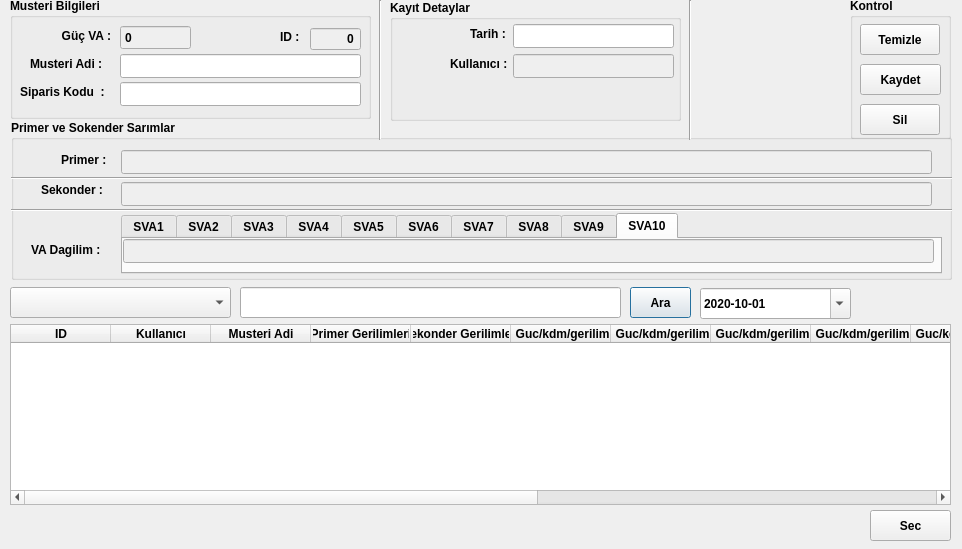
<?xml version="1.0" encoding="UTF-8"?>
<ui version="4.0">
 <class>Dialog</class>
 <widget class="QDialog" name="Dialog">
  <property name="geometry">
   <rect>
    <x>0</x>
    <y>0</y>
    <width>962</width>
    <height>549</height>
   </rect>
  </property>
  <property name="font">
   <font>
    <weight>75</weight>
    <bold>true</bold>
   </font>
  </property>
  <property name="windowTitle">
   <string>Recete Secim Sayfası</string>
  </property>
  <property name="windowIcon">
   <iconset>
    <normaloff>:/C:/Users/YBEKTAS/Desktop/Python/Projeler/Transformator_Calculate/software/source/staticfiles/icons/repport.png</normaloff>:/C:/Users/YBEKTAS/Desktop/Python/Projeler/Transformator_Calculate/software/source/staticfiles/icons/repport.png</iconset>
  </property>
  <widget class="QGroupBox" name="groupBox_3">
   <property name="geometry">
    <rect>
     <x>11</x>
     <y>120</y>
     <width>941</width>
     <height>160</height>
    </rect>
   </property>
   <property name="title">
    <string>Primer ve Sokender Sarımlar</string>
   </property>
   <widget class="QTabWidget" name="tabWidget_2">
    <property name="geometry">
     <rect>
      <x>110</x>
      <y>93</y>
      <width>821</width>
      <height>61</height>
     </rect>
    </property>
    <property name="palette">
     <palette>
      <active>
       <colorrole role="Base">
        <brush brushstyle="SolidPattern">
         <color alpha="255">
          <red>239</red>
          <green>239</green>
          <blue>239</blue>
         </color>
        </brush>
       </colorrole>
      </active>
      <inactive>
       <colorrole role="Base">
        <brush brushstyle="SolidPattern">
         <color alpha="255">
          <red>239</red>
          <green>239</green>
          <blue>239</blue>
         </color>
        </brush>
       </colorrole>
      </inactive>
      <disabled>
       <colorrole role="Base">
        <brush brushstyle="SolidPattern">
         <color alpha="255">
          <red>239</red>
          <green>239</green>
          <blue>239</blue>
         </color>
        </brush>
       </colorrole>
      </disabled>
     </palette>
    </property>
    <property name="currentIndex">
     <number>9</number>
    </property>
    <widget class="QWidget" name="tab_3">
     <attribute name="title">
      <string>SVA1</string>
     </attribute>
     <widget class="QLineEdit" name="lineEdit_sva1">
      <property name="enabled">
       <bool>false</bool>
      </property>
      <property name="geometry">
       <rect>
        <x>0</x>
        <y>0</y>
        <width>811</width>
        <height>24</height>
       </rect>
      </property>
     </widget>
    </widget>
    <widget class="QWidget" name="tab_4">
     <attribute name="title">
      <string>SVA2</string>
     </attribute>
     <widget class="QLineEdit" name="lineEdit_sva2">
      <property name="enabled">
       <bool>false</bool>
      </property>
      <property name="geometry">
       <rect>
        <x>0</x>
        <y>0</y>
        <width>811</width>
        <height>24</height>
       </rect>
      </property>
     </widget>
    </widget>
    <widget class="QWidget" name="tab_5">
     <attribute name="title">
      <string>SVA3</string>
     </attribute>
     <widget class="QLineEdit" name="lineEdit_sva3">
      <property name="enabled">
       <bool>false</bool>
      </property>
      <property name="geometry">
       <rect>
        <x>0</x>
        <y>0</y>
        <width>811</width>
        <height>24</height>
       </rect>
      </property>
     </widget>
    </widget>
    <widget class="QWidget" name="tab_6">
     <attribute name="title">
      <string>SVA4</string>
     </attribute>
     <widget class="QLineEdit" name="lineEdit_sva4">
      <property name="enabled">
       <bool>false</bool>
      </property>
      <property name="geometry">
       <rect>
        <x>0</x>
        <y>0</y>
        <width>811</width>
        <height>24</height>
       </rect>
      </property>
     </widget>
    </widget>
    <widget class="QWidget" name="tab_7">
     <attribute name="title">
      <string>SVA5</string>
     </attribute>
     <widget class="QLineEdit" name="lineEdit_sva5">
      <property name="enabled">
       <bool>false</bool>
      </property>
      <property name="geometry">
       <rect>
        <x>0</x>
        <y>0</y>
        <width>811</width>
        <height>24</height>
       </rect>
      </property>
     </widget>
    </widget>
    <widget class="QWidget" name="tab_8">
     <attribute name="title">
      <string>SVA6</string>
     </attribute>
     <widget class="QLineEdit" name="lineEdit_sva6">
      <property name="enabled">
       <bool>false</bool>
      </property>
      <property name="geometry">
       <rect>
        <x>0</x>
        <y>0</y>
        <width>811</width>
        <height>24</height>
       </rect>
      </property>
     </widget>
    </widget>
    <widget class="QWidget" name="tab_9">
     <attribute name="title">
      <string>SVA7</string>
     </attribute>
     <widget class="QLineEdit" name="lineEdit_sva7">
      <property name="enabled">
       <bool>false</bool>
      </property>
      <property name="geometry">
       <rect>
        <x>0</x>
        <y>0</y>
        <width>811</width>
        <height>24</height>
       </rect>
      </property>
     </widget>
    </widget>
    <widget class="QWidget" name="tab_10">
     <attribute name="title">
      <string>SVA8</string>
     </attribute>
     <widget class="QLineEdit" name="lineEdit_sva8">
      <property name="enabled">
       <bool>false</bool>
      </property>
      <property name="geometry">
       <rect>
        <x>0</x>
        <y>0</y>
        <width>811</width>
        <height>24</height>
       </rect>
      </property>
     </widget>
    </widget>
    <widget class="QWidget" name="tab_11">
     <attribute name="title">
      <string>SVA9</string>
     </attribute>
     <widget class="QLineEdit" name="lineEdit_sva9">
      <property name="enabled">
       <bool>false</bool>
      </property>
      <property name="geometry">
       <rect>
        <x>0</x>
        <y>0</y>
        <width>811</width>
        <height>24</height>
       </rect>
      </property>
     </widget>
    </widget>
    <widget class="QWidget" name="tab_12">
     <attribute name="title">
      <string>SVA10</string>
     </attribute>
     <widget class="QLineEdit" name="lineEdit_sva10">
      <property name="enabled">
       <bool>false</bool>
      </property>
      <property name="geometry">
       <rect>
        <x>0</x>
        <y>0</y>
        <width>811</width>
        <height>24</height>
       </rect>
      </property>
     </widget>
    </widget>
   </widget>
   <widget class="Line" name="line_3">
    <property name="geometry">
     <rect>
      <x>-3</x>
      <y>48</y>
      <width>951</width>
      <height>20</height>
     </rect>
    </property>
    <property name="orientation">
     <enum>Qt::Horizontal</enum>
    </property>
   </widget>
   <widget class="Line" name="line_4">
    <property name="geometry">
     <rect>
      <x>0</x>
      <y>80</y>
      <width>951</width>
      <height>20</height>
     </rect>
    </property>
    <property name="orientation">
     <enum>Qt::Horizontal</enum>
    </property>
   </widget>
   <widget class="QLineEdit" name="lineEdit_primer">
    <property name="enabled">
     <bool>false</bool>
    </property>
    <property name="geometry">
     <rect>
      <x>110</x>
      <y>30</y>
      <width>811</width>
      <height>24</height>
     </rect>
    </property>
   </widget>
   <widget class="QLabel" name="label_3">
    <property name="geometry">
     <rect>
      <x>50</x>
      <y>30</y>
      <width>61</width>
      <height>20</height>
     </rect>
    </property>
    <property name="text">
     <string>Primer : </string>
    </property>
   </widget>
   <widget class="QLabel" name="label_4">
    <property name="geometry">
     <rect>
      <x>30</x>
      <y>60</y>
      <width>81</width>
      <height>20</height>
     </rect>
    </property>
    <property name="text">
     <string>Sekonder : </string>
    </property>
   </widget>
   <widget class="QLabel" name="label_8">
    <property name="geometry">
     <rect>
      <x>20</x>
      <y>120</y>
      <width>91</width>
      <height>20</height>
     </rect>
    </property>
    <property name="text">
     <string>VA Dagilim :</string>
    </property>
   </widget>
   <widget class="QLineEdit" name="lineEdit_sekonder">
    <property name="enabled">
     <bool>false</bool>
    </property>
    <property name="geometry">
     <rect>
      <x>110</x>
      <y>62</y>
      <width>811</width>
      <height>24</height>
     </rect>
    </property>
   </widget>
  </widget>
  <widget class="QTableWidget" name="tableWidget">
   <property name="geometry">
    <rect>
     <x>10</x>
     <y>324</y>
     <width>941</width>
     <height>181</height>
    </rect>
   </property>
   <column>
    <property name="text">
     <string>ID</string>
    </property>
   </column>
   <column>
    <property name="text">
     <string>Kullanıcı</string>
    </property>
   </column>
   <column>
    <property name="text">
     <string>Musteri Adi</string>
    </property>
   </column>
   <column>
    <property name="text">
     <string>Primer Gerilimleri</string>
    </property>
   </column>
   <column>
    <property name="text">
     <string>Sekonder Gerilimleri</string>
    </property>
   </column>
   <column>
    <property name="text">
     <string>S1 Guc/kdm/gerilimler</string>
    </property>
   </column>
   <column>
    <property name="text">
     <string>S2 Guc/kdm/gerilimler</string>
    </property>
   </column>
   <column>
    <property name="text">
     <string>S3 Guc/kdm/gerilimler</string>
    </property>
   </column>
   <column>
    <property name="text">
     <string>S4 Guc/kdm/gerilimler</string>
    </property>
   </column>
   <column>
    <property name="text">
     <string>S5 Guc/kdm/gerilimler</string>
    </property>
   </column>
   <column>
    <property name="text">
     <string>S6 Guc/kdm/gerilimler</string>
    </property>
   </column>
   <column>
    <property name="text">
     <string>S7 Guc/kdm/gerilimler</string>
    </property>
   </column>
   <column>
    <property name="text">
     <string>S8 Guc/kdm/gerilimler</string>
    </property>
   </column>
   <column>
    <property name="text">
     <string>S9 Guc/kdm/gerilimler</string>
    </property>
   </column>
   <column>
    <property name="text">
     <string>S10 Guc/kdm/gerilimler</string>
    </property>
   </column>
   <column>
    <property name="text">
     <string>Tarih</string>
    </property>
   </column>
  </widget>
  <widget class="QGroupBox" name="groupBox">
   <property name="geometry">
    <rect>
     <x>10</x>
     <y>-2</y>
     <width>361</width>
     <height>121</height>
    </rect>
   </property>
   <property name="title">
    <string>Musteri Bilgileri</string>
   </property>
   <widget class="QLabel" name="label_56">
    <property name="geometry">
     <rect>
      <x>270</x>
      <y>29</y>
      <width>31</width>
      <height>20</height>
     </rect>
    </property>
    <property name="text">
     <string>ID :</string>
    </property>
   </widget>
   <widget class="QDoubleSpinBox" name="doubleSpinBox_ID">
    <property name="enabled">
     <bool>false</bool>
    </property>
    <property name="geometry">
     <rect>
      <x>300</x>
      <y>29</y>
      <width>51</width>
      <height>24</height>
     </rect>
    </property>
    <property name="palette">
     <palette>
      <active>
       <colorrole role="WindowText">
        <brush brushstyle="SolidPattern">
         <color alpha="255">
          <red>0</red>
          <green>0</green>
          <blue>0</blue>
         </color>
        </brush>
       </colorrole>
       <colorrole role="Dark">
        <brush brushstyle="SolidPattern">
         <color alpha="255">
          <red>159</red>
          <green>159</green>
          <blue>159</blue>
         </color>
        </brush>
       </colorrole>
       <colorrole role="Text">
        <brush brushstyle="SolidPattern">
         <color alpha="255">
          <red>0</red>
          <green>0</green>
          <blue>0</blue>
         </color>
        </brush>
       </colorrole>
       <colorrole role="ButtonText">
        <brush brushstyle="SolidPattern">
         <color alpha="255">
          <red>0</red>
          <green>0</green>
          <blue>0</blue>
         </color>
        </brush>
       </colorrole>
       <colorrole role="Shadow">
        <brush brushstyle="SolidPattern">
         <color alpha="255">
          <red>118</red>
          <green>118</green>
          <blue>118</blue>
         </color>
        </brush>
       </colorrole>
       <colorrole role="PlaceholderText">
        <brush brushstyle="SolidPattern">
         <color alpha="128">
          <red>0</red>
          <green>0</green>
          <blue>0</blue>
         </color>
        </brush>
       </colorrole>
      </active>
      <inactive>
       <colorrole role="WindowText">
        <brush brushstyle="SolidPattern">
         <color alpha="255">
          <red>0</red>
          <green>0</green>
          <blue>0</blue>
         </color>
        </brush>
       </colorrole>
       <colorrole role="Dark">
        <brush brushstyle="SolidPattern">
         <color alpha="255">
          <red>159</red>
          <green>159</green>
          <blue>159</blue>
         </color>
        </brush>
       </colorrole>
       <colorrole role="Text">
        <brush brushstyle="SolidPattern">
         <color alpha="255">
          <red>0</red>
          <green>0</green>
          <blue>0</blue>
         </color>
        </brush>
       </colorrole>
       <colorrole role="ButtonText">
        <brush brushstyle="SolidPattern">
         <color alpha="255">
          <red>0</red>
          <green>0</green>
          <blue>0</blue>
         </color>
        </brush>
       </colorrole>
       <colorrole role="Shadow">
        <brush brushstyle="SolidPattern">
         <color alpha="255">
          <red>118</red>
          <green>118</green>
          <blue>118</blue>
         </color>
        </brush>
       </colorrole>
       <colorrole role="PlaceholderText">
        <brush brushstyle="SolidPattern">
         <color alpha="128">
          <red>0</red>
          <green>0</green>
          <blue>0</blue>
         </color>
        </brush>
       </colorrole>
      </inactive>
      <disabled>
       <colorrole role="WindowText">
        <brush brushstyle="SolidPattern">
         <color alpha="255">
          <red>0</red>
          <green>0</green>
          <blue>0</blue>
         </color>
        </brush>
       </colorrole>
       <colorrole role="Dark">
        <brush brushstyle="SolidPattern">
         <color alpha="255">
          <red>159</red>
          <green>159</green>
          <blue>159</blue>
         </color>
        </brush>
       </colorrole>
       <colorrole role="Text">
        <brush brushstyle="SolidPattern">
         <color alpha="255">
          <red>0</red>
          <green>0</green>
          <blue>0</blue>
         </color>
        </brush>
       </colorrole>
       <colorrole role="ButtonText">
        <brush brushstyle="SolidPattern">
         <color alpha="255">
          <red>0</red>
          <green>0</green>
          <blue>0</blue>
         </color>
        </brush>
       </colorrole>
       <colorrole role="Shadow">
        <brush brushstyle="SolidPattern">
         <color alpha="255">
          <red>118</red>
          <green>118</green>
          <blue>118</blue>
         </color>
        </brush>
       </colorrole>
       <colorrole role="PlaceholderText">
        <brush brushstyle="SolidPattern">
         <color alpha="128">
          <red>0</red>
          <green>0</green>
          <blue>0</blue>
         </color>
        </brush>
       </colorrole>
      </disabled>
     </palette>
    </property>
    <property name="font">
     <font>
      <weight>75</weight>
      <bold>true</bold>
     </font>
    </property>
    <property name="layoutDirection">
     <enum>Qt::LeftToRight</enum>
    </property>
    <property name="autoFillBackground">
     <bool>false</bool>
    </property>
    <property name="alignment">
     <set>Qt::AlignRight|Qt::AlignTrailing|Qt::AlignVCenter</set>
    </property>
    <property name="buttonSymbols">
     <enum>QAbstractSpinBox::NoButtons</enum>
    </property>
    <property name="decimals">
     <number>0</number>
    </property>
    <property name="maximum">
     <double>9999.000000000000000</double>
    </property>
    <property name="value">
     <double>0.000000000000000</double>
    </property>
   </widget>
   <widget class="QLabel" name="label_2">
    <property name="geometry">
     <rect>
      <x>20</x>
      <y>56</y>
      <width>91</width>
      <height>20</height>
     </rect>
    </property>
    <property name="text">
     <string>Musteri Adi :</string>
    </property>
   </widget>
   <widget class="QLabel" name="label_6">
    <property name="geometry">
     <rect>
      <x>10</x>
      <y>84</y>
      <width>91</width>
      <height>20</height>
     </rect>
    </property>
    <property name="text">
     <string>Siparis Kodu  :</string>
    </property>
   </widget>
   <widget class="QLineEdit" name="lineEdit_siparis_kodu">
    <property name="enabled">
     <bool>true</bool>
    </property>
    <property name="geometry">
     <rect>
      <x>110</x>
      <y>84</y>
      <width>241</width>
      <height>24</height>
     </rect>
    </property>
   </widget>
   <widget class="QLineEdit" name="lineEdit_musteri_adi">
    <property name="geometry">
     <rect>
      <x>110</x>
      <y>56</y>
      <width>241</width>
      <height>24</height>
     </rect>
    </property>
   </widget>
   <widget class="QDoubleSpinBox" name="doubleSpinBox_guc">
    <property name="enabled">
     <bool>false</bool>
    </property>
    <property name="geometry">
     <rect>
      <x>110</x>
      <y>27</y>
      <width>71</width>
      <height>25</height>
     </rect>
    </property>
    <property name="palette">
     <palette>
      <active>
       <colorrole role="WindowText">
        <brush brushstyle="SolidPattern">
         <color alpha="255">
          <red>0</red>
          <green>0</green>
          <blue>0</blue>
         </color>
        </brush>
       </colorrole>
       <colorrole role="Dark">
        <brush brushstyle="SolidPattern">
         <color alpha="255">
          <red>159</red>
          <green>159</green>
          <blue>159</blue>
         </color>
        </brush>
       </colorrole>
       <colorrole role="Text">
        <brush brushstyle="SolidPattern">
         <color alpha="255">
          <red>0</red>
          <green>0</green>
          <blue>0</blue>
         </color>
        </brush>
       </colorrole>
       <colorrole role="ButtonText">
        <brush brushstyle="SolidPattern">
         <color alpha="255">
          <red>0</red>
          <green>0</green>
          <blue>0</blue>
         </color>
        </brush>
       </colorrole>
       <colorrole role="Shadow">
        <brush brushstyle="SolidPattern">
         <color alpha="255">
          <red>118</red>
          <green>118</green>
          <blue>118</blue>
         </color>
        </brush>
       </colorrole>
       <colorrole role="PlaceholderText">
        <brush brushstyle="SolidPattern">
         <color alpha="128">
          <red>0</red>
          <green>0</green>
          <blue>0</blue>
         </color>
        </brush>
       </colorrole>
      </active>
      <inactive>
       <colorrole role="WindowText">
        <brush brushstyle="SolidPattern">
         <color alpha="255">
          <red>0</red>
          <green>0</green>
          <blue>0</blue>
         </color>
        </brush>
       </colorrole>
       <colorrole role="Dark">
        <brush brushstyle="SolidPattern">
         <color alpha="255">
          <red>159</red>
          <green>159</green>
          <blue>159</blue>
         </color>
        </brush>
       </colorrole>
       <colorrole role="Text">
        <brush brushstyle="SolidPattern">
         <color alpha="255">
          <red>0</red>
          <green>0</green>
          <blue>0</blue>
         </color>
        </brush>
       </colorrole>
       <colorrole role="ButtonText">
        <brush brushstyle="SolidPattern">
         <color alpha="255">
          <red>0</red>
          <green>0</green>
          <blue>0</blue>
         </color>
        </brush>
       </colorrole>
       <colorrole role="Shadow">
        <brush brushstyle="SolidPattern">
         <color alpha="255">
          <red>118</red>
          <green>118</green>
          <blue>118</blue>
         </color>
        </brush>
       </colorrole>
       <colorrole role="PlaceholderText">
        <brush brushstyle="SolidPattern">
         <color alpha="128">
          <red>0</red>
          <green>0</green>
          <blue>0</blue>
         </color>
        </brush>
       </colorrole>
      </inactive>
      <disabled>
       <colorrole role="WindowText">
        <brush brushstyle="SolidPattern">
         <color alpha="255">
          <red>0</red>
          <green>0</green>
          <blue>0</blue>
         </color>
        </brush>
       </colorrole>
       <colorrole role="Dark">
        <brush brushstyle="SolidPattern">
         <color alpha="255">
          <red>159</red>
          <green>159</green>
          <blue>159</blue>
         </color>
        </brush>
       </colorrole>
       <colorrole role="Text">
        <brush brushstyle="SolidPattern">
         <color alpha="255">
          <red>0</red>
          <green>0</green>
          <blue>0</blue>
         </color>
        </brush>
       </colorrole>
       <colorrole role="ButtonText">
        <brush brushstyle="SolidPattern">
         <color alpha="255">
          <red>0</red>
          <green>0</green>
          <blue>0</blue>
         </color>
        </brush>
       </colorrole>
       <colorrole role="Shadow">
        <brush brushstyle="SolidPattern">
         <color alpha="255">
          <red>118</red>
          <green>118</green>
          <blue>118</blue>
         </color>
        </brush>
       </colorrole>
       <colorrole role="PlaceholderText">
        <brush brushstyle="SolidPattern">
         <color alpha="128">
          <red>0</red>
          <green>0</green>
          <blue>0</blue>
         </color>
        </brush>
       </colorrole>
      </disabled>
     </palette>
    </property>
    <property name="buttonSymbols">
     <enum>QAbstractSpinBox::NoButtons</enum>
    </property>
    <property name="decimals">
     <number>0</number>
    </property>
    <property name="maximum">
     <double>100000.000000000000000</double>
    </property>
    <property name="value">
     <double>0.000000000000000</double>
    </property>
   </widget>
   <widget class="QLabel" name="label_7">
    <property name="geometry">
     <rect>
      <x>40</x>
      <y>30</y>
      <width>61</width>
      <height>16</height>
     </rect>
    </property>
    <property name="text">
     <string>Güç VA :</string>
    </property>
    <property name="alignment">
     <set>Qt::AlignRight|Qt::AlignTrailing|Qt::AlignVCenter</set>
    </property>
   </widget>
  </widget>
  <widget class="QLineEdit" name="lineEdit_ara_text1">
   <property name="geometry">
    <rect>
     <x>240</x>
     <y>287</y>
     <width>381</width>
     <height>31</height>
    </rect>
   </property>
  </widget>
  <widget class="QPushButton" name="pushButton_ara">
   <property name="geometry">
    <rect>
     <x>630</x>
     <y>287</y>
     <width>61</width>
     <height>31</height>
    </rect>
   </property>
   <property name="text">
    <string>Ara</string>
   </property>
  </widget>
  <widget class="QComboBox" name="comboBox_filter1">
   <property name="geometry">
    <rect>
     <x>10</x>
     <y>287</y>
     <width>221</width>
     <height>31</height>
    </rect>
   </property>
   <item>
    <property name="text">
     <string/>
    </property>
   </item>
   <item>
    <property name="text">
     <string>Musteri_Adı</string>
    </property>
   </item>
   <item>
    <property name="text">
     <string>Musteri_kodu</string>
    </property>
   </item>
   <item>
    <property name="text">
     <string>Siparis_Kodu</string>
    </property>
   </item>
   <item>
    <property name="text">
     <string>Tarih</string>
    </property>
   </item>
  </widget>
  <widget class="QDateEdit" name="dateEdit">
   <property name="geometry">
    <rect>
     <x>700</x>
     <y>288</y>
     <width>151</width>
     <height>31</height>
    </rect>
   </property>
   <property name="buttonSymbols">
    <enum>QAbstractSpinBox::UpDownArrows</enum>
   </property>
   <property name="showGroupSeparator" stdset="0">
    <bool>false</bool>
   </property>
   <property name="displayFormat">
    <string>yyyy-MM-dd</string>
   </property>
   <property name="calendarPopup">
    <bool>true</bool>
   </property>
   <property name="date">
    <date>
     <year>2020</year>
     <month>10</month>
     <day>1</day>
    </date>
   </property>
  </widget>
  <widget class="QGroupBox" name="groupBox_2">
   <property name="geometry">
    <rect>
     <x>850</x>
     <y>-2</y>
     <width>101</width>
     <height>141</height>
    </rect>
   </property>
   <property name="title">
    <string>Kontrol</string>
   </property>
   <widget class="QPushButton" name="pushButton_sil">
    <property name="geometry">
     <rect>
      <x>10</x>
      <y>106</y>
      <width>80</width>
      <height>31</height>
     </rect>
    </property>
    <property name="text">
     <string>Sil</string>
    </property>
   </widget>
   <widget class="QPushButton" name="pushButton_kaydet">
    <property name="geometry">
     <rect>
      <x>10</x>
      <y>66</y>
      <width>81</width>
      <height>31</height>
     </rect>
    </property>
    <property name="text">
     <string>Kaydet</string>
    </property>
   </widget>
   <widget class="QPushButton" name="pushButton_temizle">
    <property name="geometry">
     <rect>
      <x>10</x>
      <y>26</y>
      <width>80</width>
      <height>31</height>
     </rect>
    </property>
    <property name="text">
     <string>Temizle</string>
    </property>
   </widget>
  </widget>
  <widget class="Line" name="line">
   <property name="geometry">
    <rect>
     <x>370</x>
     <y>0</y>
     <width>20</width>
     <height>140</height>
    </rect>
   </property>
   <property name="orientation">
    <enum>Qt::Vertical</enum>
   </property>
  </widget>
  <widget class="QGroupBox" name="groupBox_4">
   <property name="geometry">
    <rect>
     <x>390</x>
     <y>0</y>
     <width>291</width>
     <height>121</height>
    </rect>
   </property>
   <property name="title">
    <string>Kayıt Detaylar</string>
   </property>
   <widget class="QLabel" name="label_9">
    <property name="geometry">
     <rect>
      <x>80</x>
      <y>24</y>
      <width>51</width>
      <height>20</height>
     </rect>
    </property>
    <property name="text">
     <string>Tarih : </string>
    </property>
   </widget>
   <widget class="QLineEdit" name="lineEdit_tarih">
    <property name="geometry">
     <rect>
      <x>123</x>
      <y>24</y>
      <width>161</width>
      <height>24</height>
     </rect>
    </property>
   </widget>
   <widget class="QLineEdit" name="lineEdit_kullanici">
    <property name="enabled">
     <bool>false</bool>
    </property>
    <property name="geometry">
     <rect>
      <x>123</x>
      <y>54</y>
      <width>161</width>
      <height>24</height>
     </rect>
    </property>
   </widget>
   <widget class="QLabel" name="label_10">
    <property name="geometry">
     <rect>
      <x>60</x>
      <y>54</y>
      <width>91</width>
      <height>20</height>
     </rect>
    </property>
    <property name="text">
     <string>Kullanıcı :</string>
    </property>
   </widget>
  </widget>
  <widget class="Line" name="line_2">
   <property name="geometry">
    <rect>
     <x>680</x>
     <y>0</y>
     <width>20</width>
     <height>140</height>
    </rect>
   </property>
   <property name="orientation">
    <enum>Qt::Vertical</enum>
   </property>
  </widget>
  <widget class="QPushButton" name="pushButton_sec">
   <property name="geometry">
    <rect>
     <x>870</x>
     <y>510</y>
     <width>81</width>
     <height>31</height>
    </rect>
   </property>
   <property name="text">
    <string>Sec</string>
   </property>
  </widget>
 </widget>
 <resources/>
 <connections>
  <connection>
   <sender>lineEdit_musteri_adi</sender>
   <signal>textChanged(QString)</signal>
   <receiver>lineEdit_siparis_kodu</receiver>
   <slot>setText(QString)</slot>
   <hints>
    <hint type="sourcelabel">
     <x>212</x>
     <y>66</y>
    </hint>
    <hint type="destinationlabel">
     <x>220</x>
     <y>90</y>
    </hint>
   </hints>
  </connection>
 </connections>
</ui>
